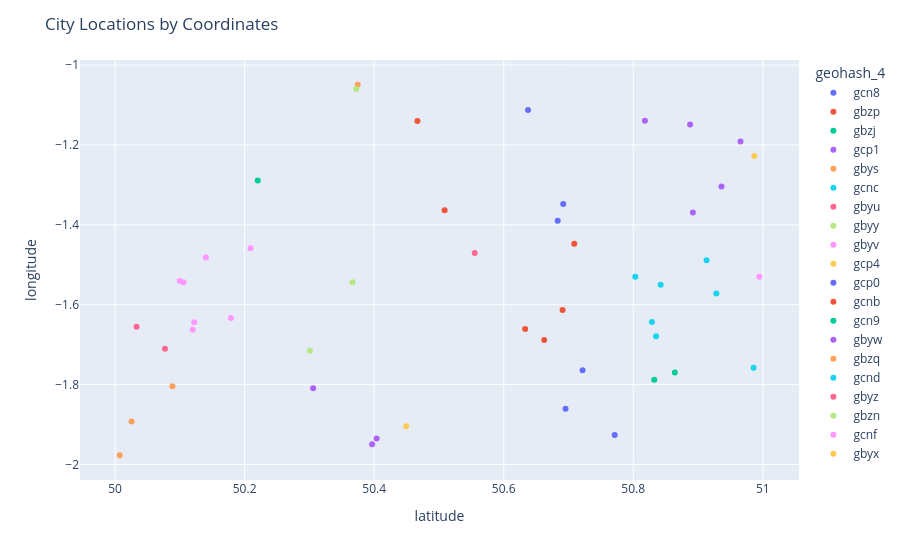

Notebook cell for this chart:
### Code cell
fig = px.scatter(
    df,
    x="latitude",
    y="longitude",
    color="geohash_4",
    hover_data=["researchCenterName"]
)

fig.update_layout(title="City Locations by Coordinates")
fig.show()

### Figure 1 — Plotly figure (JSON) as saved in the notebook; plotly's stock layout.template omitted (floating-point values rounded to 4 significant figures)
{"data": [{"customdata": [["Research Center 14"], ["Research Center 17"], ["Research Center 19"]], "hovertemplate": "geohash_4=gcn8<br>latitude=%{x}<br>longitude=%{y}<br>researchCenterName=%{customdata[0]}<extra></extra>", "legendgroup": "gcn8", "marker": {"color": "#636efa", "symbol": "circle"}, "mode": "markers", "name": "gcn8", "orientation": "v", "showlegend": true, "type": "scatter", "x": [50.77, 50.72, 50.7], "xaxis": "x", "y": [-1.926, -1.764, -1.861], "yaxis": "y"}, {"customdata": [["Research Center 40"], ["Research Center 6"]], "hovertemplate": "geohash_4=gbzp<br>latitude=%{x}<br>longitude=%{y}<br>researchCenterName=%{customdata[0]}<extra></extra>", "legendgroup": "gbzp", "marker": {"color": "#EF553B", "symbol": "circle"}, "mode": "markers", "name": "gbzp", "orientation": "v", "showlegend": true, "type": "scatter", "x": [50.51, 50.47], "xaxis": "x", "y": [-1.364, -1.14], "yaxis": "y"}, {"customdata": [["Research Center 31"]], "hovertemplate": "geohash_4=gbzj<br>latitude=%{x}<br>longitude=%{y}<br>researchCenterName=%{customdata[0]}<extra></extra>", "legendgroup": "gbzj", "marker": {"color": "#00cc96", "symbol": "circle"}, "mode": "markers", "name": "gbzj", "orientation": "v", "showlegend": true, "type": "scatter", "x": [50.22], "xaxis": "x", "y": [-1.289], "yaxis": "y"}, {"customdata": [["Research Center 46"], ["Research Center 7"], ["Research Center 36"], ["Research Center 41"], ["Research Center 23"]], "hovertemplate": "geohash_4=gcp1<br>latitude=%{x}<br>longitude=%{y}<br>researchCenterName=%{customdata[0]}<extra></extra>", "legendgroup": "gcp1", "marker": {"color": "#ab63fa", "symbol": "circle"}, "mode": "markers", "name": "gcp1", "orientation": "v", "showlegend": true, "type": "scatter", "x": [50.94, 50.97, 50.89, 50.89, 50.82], "xaxis": "x", "y": [-1.304, -1.192, -1.149, -1.369, -1.139], "yaxis": "y"}, {"customdata": [["Research Center 18"], ["Research Center 4"], ["Research Center 11"]], "hovertemplate": "geohash_4=gbys<br>latitude=%{x}<br>longitude=%{y}<br>researchCenterName=%{customdata[0]}<extra></extra>", "legendgroup": "gbys", "marker": {"color": "#FFA15A", "symbol": "circle"}, "mode": "markers", "name": "gbys", "orientation": "v", "showlegend": true, "type": "scatter", "x": [50.03, 50.01, 50.09], "xaxis": "x", "y": [-1.892, -1.977, -1.804], "yaxis": "y"}, {"customdata": [["Research Center 49"], ["Research Center 10"], ["Research Center 30"], ["Research Center 12"], ["Research Center 44"], ["Research Center 29"]], "hovertemplate": "geohash_4=gcnc<br>latitude=%{x}<br>longitude=%{y}<br>researchCenterName=%{customdata[0]}<extra></extra>", "legendgroup": "gcnc", "marker": {"color": "#19d3f3", "symbol": "circle"}, "mode": "markers", "name": "gcnc", "orientation": "v", "showlegend": true, "type": "scatter", "x": [50.91, 50.84, 50.84, 50.83, 50.93, 50.8], "xaxis": "x", "y": [-1.489, -1.55, -1.679, -1.643, -1.572, -1.53], "yaxis": "y"}, {"customdata": [["Research Center 27"], ["Research Center 20"]], "hovertemplate": "geohash_4=gbyu<br>latitude=%{x}<br>longitude=%{y}<br>researchCenterName=%{customdata[0]}<extra></extra>", "legendgroup": "gbyu", "marker": {"color": "#FF6692", "symbol": "circle"}, "mode": "markers", "name": "gbyu", "orientation": "v", "showlegend": true, "type": "scatter", "x": [50.03, 50.08], "xaxis": "x", "y": [-1.655, -1.71], "yaxis": "y"}, {"customdata": [["Research Center 26"], ["Research Center 5"]], "hovertemplate": "geohash_4=gbyy<br>latitude=%{x}<br>longitude=%{y}<br>researchCenterName=%{customdata[0]}<extra></extra>", "legendgroup": "gbyy", "marker": {"color": "#B6E880", "symbol": "circle"}, "mode": "markers", "name": "gbyy", "orientation": "v", "showlegend": true, "type": "scatter", "x": [50.3, 50.37], "xaxis": "x", "y": [-1.715, -1.544], "yaxis": "y"}, {"customdata": [["Research Center 33"], ["Research Center 47"], ["Research Center 2"], ["Research Center 22"], ["Research Center 24"], ["Research Center 21"], ["Research Center 39"]], "hovertemplate": "geohash_4=gbyv<br>latitude=%{x}<br>longitude=%{y}<br>researchCenterName=%{customdata[0]}<extra></extra>", "legendgroup": "gbyv", "marker": {"color": "#FF97FF", "symbol": "circle"}, "mode": "markers", "name": "gbyv", "orientation": "v", "showlegend": true, "type": "scatter", "x": [50.21, 50.14, 50.1, 50.12, 50.12, 50.11, 50.18], "xaxis": "x", "y": [-1.459, -1.482, -1.541, -1.644, -1.662, -1.544, -1.633], "yaxis": "y"}, {"customdata": [["Research Center 13"]], "hovertemplate": "geohash_4=gcp4<br>latitude=%{x}<br>longitude=%{y}<br>researchCenterName=%{customdata[0]}<extra></extra>", "legendgroup": "gcp4", "marker": {"color": "#FECB52", "symbol": "circle"}, "mode": "markers", "name": "gcp4", "orientation": "v", "showlegend": true, "type": "scatter", "x": [50.99], "xaxis": "x", "y": [-1.228], "yaxis": "y"}, {"customdata": [["Research Center 38"], ["Research Center 16"], ["Research Center 8"]], "hovertemplate": "geohash_4=gcp0<br>latitude=%{x}<br>longitude=%{y}<br>researchCenterName=%{customdata[0]}<extra></extra>", "legendgroup": "gcp0", "marker": {"color": "#636efa", "symbol": "circle"}, "mode": "markers", "name": "gcp0", "orientation": "v", "showlegend": true, "type": "scatter", "x": [50.69, 50.64, 50.68], "xaxis": "x", "y": [-1.348, -1.113, -1.39], "yaxis": "y"}, {"customdata": [["Research Center 9"], ["Research Center 48"], ["Research Center 35"], ["Research Center 32"]], "hovertemplate": "geohash_4=gcnb<br>latitude=%{x}<br>longitude=%{y}<br>researchCenterName=%{customdata[0]}<extra></extra>", "legendgroup": "gcnb", "marker": {"color": "#EF553B", "symbol": "circle"}, "mode": "markers", "name": "gcnb", "orientation": "v", "showlegend": true, "type": "scatter", "x": [50.66, 50.71, 50.63, 50.69], "xaxis": "x", "y": [-1.688, -1.447, -1.661, -1.613], "yaxis": "y"}, {"customdata": [["Research Center 42"], ["Research Center 3"]], "hovertemplate": "geohash_4=gcn9<br>latitude=%{x}<br>longitude=%{y}<br>researchCenterName=%{customdata[0]}<extra></extra>", "legendgroup": "gcn9", "marker": {"color": "#00cc96", "symbol": "circle"}, "mode": "markers", "name": "gcn9", "orientation": "v", "showlegend": true, "type": "scatter", "x": [50.86, 50.83], "xaxis": "x", "y": [-1.77, -1.788], "yaxis": "y"}, {"customdata": [["Research Center 25"], ["Research Center 45"], ["Research Center 50"]], "hovertemplate": "geohash_4=gbyw<br>latitude=%{x}<br>longitude=%{y}<br>researchCenterName=%{customdata[0]}<extra></extra>", "legendgroup": "gbyw", "marker": {"color": "#ab63fa", "symbol": "circle"}, "mode": "markers", "name": "gbyw", "orientation": "v", "showlegend": true, "type": "scatter", "x": [50.4, 50.31, 50.4], "xaxis": "x", "y": [-1.935, -1.809, -1.949], "yaxis": "y"}, {"customdata": [["Research Center 1"]], "hovertemplate": "geohash_4=gbzq<br>latitude=%{x}<br>longitude=%{y}<br>researchCenterName=%{customdata[0]}<extra></extra>", "legendgroup": "gbzq", "marker": {"color": "#FFA15A", "symbol": "circle"}, "mode": "markers", "name": "gbzq", "orientation": "v", "showlegend": true, "type": "scatter", "x": [50.37], "xaxis": "x", "y": [-1.049], "yaxis": "y"}, {"customdata": [["Research Center 28"]], "hovertemplate": "geohash_4=gcnd<br>latitude=%{x}<br>longitude=%{y}<br>researchCenterName=%{customdata[0]}<extra></extra>", "legendgroup": "gcnd", "marker": {"color": "#19d3f3", "symbol": "circle"}, "mode": "markers", "name": "gcnd", "orientation": "v", "showlegend": true, "type": "scatter", "x": [50.99], "xaxis": "x", "y": [-1.758], "yaxis": "y"}, {"customdata": [["Research Center 34"]], "hovertemplate": "geohash_4=gbyz<br>latitude=%{x}<br>longitude=%{y}<br>researchCenterName=%{customdata[0]}<extra></extra>", "legendgroup": "gbyz", "marker": {"color": "#FF6692", "symbol": "circle"}, "mode": "markers", "name": "gbyz", "orientation": "v", "showlegend": true, "type": "scatter", "x": [50.56], "xaxis": "x", "y": [-1.47], "yaxis": "y"}, {"customdata": [["Research Center 37"]], "hovertemplate": "geohash_4=gbzn<br>latitude=%{x}<br>longitude=%{y}<br>researchCenterName=%{customdata[0]}<extra></extra>", "legendgroup": "gbzn", "marker": {"color": "#B6E880", "symbol": "circle"}, "mode": "markers", "name": "gbzn", "orientation": "v", "showlegend": true, "type": "scatter", "x": [50.37], "xaxis": "x", "y": [-1.06], "yaxis": "y"}, {"customdata": [["Research Center 43"]], "hovertemplate": "geohash_4=gcnf<br>latitude=%{x}<br>longitude=%{y}<br>researchCenterName=%{customdata[0]}<extra></extra>", "legendgroup": "gcnf", "marker": {"color": "#FF97FF", "symbol": "circle"}, "mode": "markers", "name": "gcnf", "orientation": "v", "showlegend": true, "type": "scatter", "x": [50.99], "xaxis": "x", "y": [-1.53], "yaxis": "y"}, {"customdata": [["Research Center 15"]], "hovertemplate": "geohash_4=gbyx<br>latitude=%{x}<br>longitude=%{y}<br>researchCenterName=%{customdata[0]}<extra></extra>", "legendgroup": "gbyx", "marker": {"color": "#FECB52", "symbol": "circle"}, "mode": "markers", "name": "gbyx", "orientation": "v", "showlegend": true, "type": "scatter", "x": [50.45], "xaxis": "x", "y": [-1.905], "yaxis": "y"}], "layout": {"legend": {"title": {"text": "geohash_4"}, "tracegroupgap": 0}, "margin": {"t": 60}, "title": {"text": "City Locations by Coordinates"}, "xaxis": {"anchor": "y", "domain": [0, 1], "title": {"text": "latitude"}}, "yaxis": {"anchor": "x", "domain": [0, 1], "title": {"text": "longitude"}}}}
